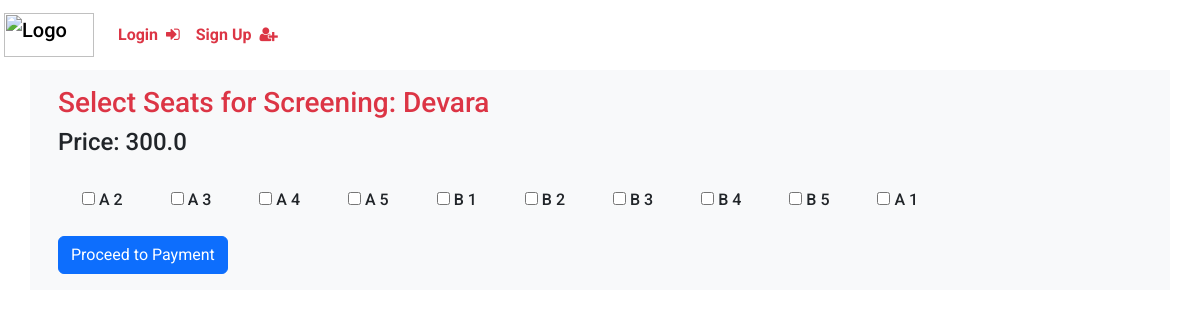
Screenshot of /show/seats/1 with the database file from the repository.
### website/models.py (models this page shows)
class Movie(db.Model):
    id = db.Column(db.Integer, primary_key=True)
    title = db.Column(db.String(150), nullable=False)
    description = db.Column(db.Text, nullable=True)
    duration = db.Column(db.Integer, nullable=False)  # Duration in minutes
    language = db.Column(db.String(50), nullable=False)
    release_date = db.Column(db.Date, nullable=False)
    genre = db.Column(db.String(100), nullable=False)
    image = db.Column(db.String(200), nullable= True)
    screenings = db.relationship('Screening', backref='movie', lazy=True, cascade="all, delete-orphan")

class Screening(db.Model):
    id = db.Column(db.Integer, primary_key=True)
    movie_id = db.Column(db.Integer, db.ForeignKey('movie.id'), nullable=False)
    cinema_id = db.Column(db.Integer, db.ForeignKey('cinema.id'), nullable=False)
    screen_number = db.Column(db.Integer, nullable=False)
    start_time = db.Column(db.DateTime, nullable=False)
    end_time = db.Column(db.DateTime, nullable=False)
    price = db.Column(db.Float, nullable=False)
    bookings = db.relationship('Booking', backref='screening', lazy=True)

class Seat(db.Model):
    id = db.Column(db.Integer, primary_key=True)
    screening_id = db.Column(db.Integer, db.ForeignKey('screening.id'), nullable=False)
    row = db.Column(db.String(5), nullable=False)
    seat_number = db.Column(db.Integer, nullable=False)
    is_available = db.Column(db.Boolean, default=True)
    bookings = db.relationship('Booking', backref='seat', lazy=True)

### website/views.py (the view)
@views.route('/show/seats/<int:screening_id>')
def show_seats(screening_id):
    seats = Seat.query.filter_by(screening_id= screening_id, is_available = True).all()
    screening = Screening.query.get(screening_id)
    return render_template("seats.html", user= current_user, seats = seats, screening = screening)

### website/templates/seats.html (shortened to what this page needs)
{% extends "base.html" %}
{% block content %}
<form method="POST" action="{{ url_for('views.payment') }}" enctype="multipart/form-data" class="p-3">
    <h3 class="text-danger">Select Seats for Screening: {{ screening.movie.title }}</h3>
    <h4>Price: {{screening.price}}</h4>
    <div class="d-flex justify-content-start flex-wrap">
        {% for seat in seats %}
            <label class="m-4">
                <input type="checkbox" name="selected_seats" value="{{ seat.id }}">
                {{ seat.row }} {{ seat.seat_number }}
            </label><br>
        {% endfor %}
    </div>
    <button type="submit" class="btn btn-primary">Proceed to Payment</button>
</form>
{% endblock %}

### website/templates/base.html (shortened to what this page needs)
<html>
    <head>
        <link rel="stylesheet" href="{{url_for('static', filename= 'bootstrap.min.css')}}">
        <link rel="stylesheet" href="{{ url_for('static', filename= 'index.css') }}">
        <link rel="stylesheet" href="https://cdnjs.cloudflare.com/ajax/libs/font-awesome/4.7.0/css/font-awesome.min.css">
    </head>
    <body>
        <nav class="navbar navbar-expand-lg">
            <a class="navbar-brand" href="/">
                <img src="https://getlogo.net/wp-content/uploads/2020/04/bookmyshow-logo-vector.png" alt="Logo" width="90" height="44" class="d-inline-block align-text-top ms-1">
              </a>
            <div class="collapse navbar-collapse" id="navbar">
                <div class="navbar-nav">
                    {% if user.is_authenticated %}
                        {% if user.is_admin %}
                        <a class="nav-item nav-link text-dark fw-bold" href="/admin/add">Home<i class="fa fa-home ms-2" aria-hidden="true"></i></a>
                        <a class="nav-item nav-link text-dark fw-bold" href="/logout">Logout<i class="fa fa-sign-out ms-2" aria-hidden="true"></i></a>
                        {% else %}
                        <a class="nav-item nav-link text-dark fw-bold" href="/">Home<i class="fa fa-home ms-2" aria-hidden="true"></i></a>
                        <a class="nav-item nav-link text-dark fw-bold" href="/logout">Logout<i class="fa fa-sign-out ms-2" aria-hidden="true"></i></a>
                        {% endif %}
                    {% else %}
                        <a class="nav-item nav-link text-danger fw-bold" href="/login">Login<i class="fa fa-sign-in ms-2" aria-hidden="true"></i></a>
                        <a class="nav-item nav-link text-danger fw-bold" href="/signUp">Sign Up<i class="fa fa-user-plus ms-2" aria-hidden="true"></i></a>
                    {% endif %}
                </div>
            </div>
        </nav>
        <div class="container bg-light">
            {% block content %}
            {% endblock %}
        </div>
    </body>
</html>

### website/static/index.css (style rules this page uses)
body { font-family: "Roboto", sans-serif; font-weight: 500; font-style: normal; }

### rows the page displays
Movie: movie "Devara"
Screening: price "300.0"
Seat: row "A", seat_number "2"
Seat: row "A", seat_number "3"
Seat: row "A", seat_number "4"
Seat: row "A", seat_number "5"
Seat: row "B", seat_number "1"
Seat: row "B", seat_number "2"
Seat: row "B", seat_number "3"
Seat: row "B", seat_number "4"
Seat: row "B", seat_number "5"
Seat: row "A", seat_number "1"
